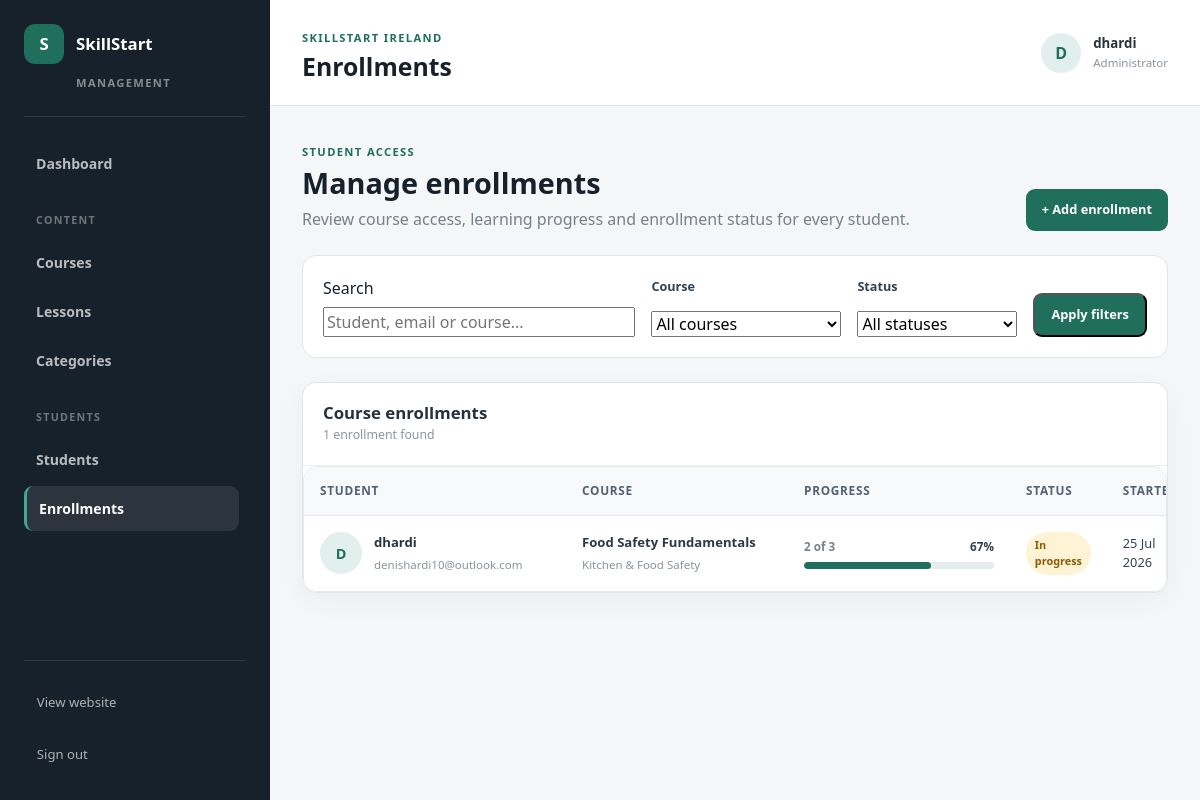
The page /management/enrollments/ (signed in) on the database as committed earlier.
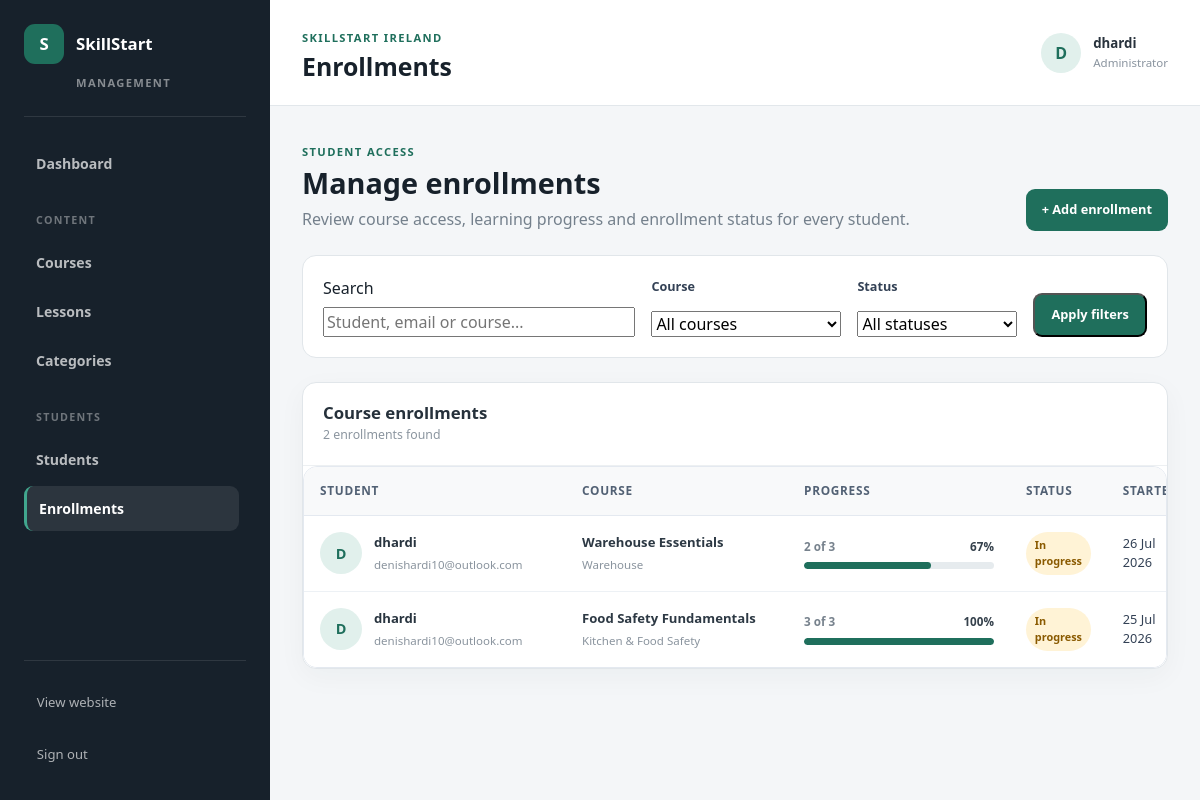
The same page on the database as committed later.
### accounts/models.py (models this page shows, shortened)
class Enrollment(models.Model):
    user = models.ForeignKey(
        settings.AUTH_USER_MODEL,
        on_delete=models.CASCADE,
        related_name="enrollments",
    )
    course = models.ForeignKey(
        Course,
        on_delete=models.CASCADE,
        related_name="enrollments",
    )
    started_at = models.DateTimeField(
        auto_now_add=True,
    )
    completed_at = models.DateTimeField(
        blank=True,
        null=True,
    )
    is_completed = models.BooleanField(
        default=False,
    )
    class Meta:
        ordering = ["-started_at"]
        constraints = [
            models.UniqueConstraint(
                fields=["user", "course"],
                name="unique_user_course_enrollment",
            ),
        ]

### courses/models.py (models this page shows, shortened)
class Course(models.Model):
    category = models.ForeignKey(
        Category,
        on_delete=models.CASCADE,
        related_name="courses",
    )
    title = models.CharField(
        max_length=150,
    )
    description = models.TextField()
    slug = models.SlugField(
        max_length=170,
        unique=True,
    )
    image = models.ImageField(
        upload_to="courses/",
        blank=True,
        null=True,
    )
    is_free = models.BooleanField(
        default=True,
    )
    price = models.DecimalField(
        max_digits=8,
        decimal_places=2,
        default=0,
    )
    currency = models.CharField(
        max_length=3,
        default="EUR",
    )
    is_published = models.BooleanField(
        default=False,
    )
    created_at = models.DateTimeField(
        auto_now_add=True,
    )

class Category(models.Model):
    name = models.CharField(max_length=100)
    description = models.TextField(blank=True)
    slug = models.SlugField(max_length=120, unique=True)
    class Meta:
        verbose_name_plural = "Categories"

### admin_dashboard/views.py (the view, shortened to what this page needs)
@staff_member_required
def enrollment_list(request):
    search_query = request.GET.get(
        "search",
        "",
    ).strip()
    selected_course = request.GET.get(
        "course",
        "",
    ).strip()
    selected_status = request.GET.get(
        "status",
        "",
    ).strip()
    enrollments = list(
        Enrollment.objects
        .select_related(
            "user",
            "course",
            "course__category",
        )
        .order_by("-started_at")
    )
    if selected_course:
        enrollments = [
            enrollment
            for enrollment in enrollments
            if enrollment.course.slug == selected_course
        ]
    if selected_status == "completed":
        enrollments = [
            enrollment
            for enrollment in enrollments
            if enrollment.is_completed
        ]
    elif selected_status == "in_progress":
        enrollments = [
            enrollment
            for enrollment in enrollments
            if not enrollment.is_completed
        ]
    for enrollment in enrollments:
        total_lessons = (
            enrollment.course.lessons
            .filter(
                is_published=True,
            )
            .count()
        )
        completed_lessons = (
            LessonProgress.objects
            .filter(
                enrollment=enrollment,
                completed=True,
                lesson__is_published=True,
            )
            .count()
        )
        if total_lessons > 0:
            progress_percentage = round(
                completed_lessons
                / total_lessons
                * 100
            )
        else:
            progress_percentage = 0
        enrollment.total_lessons = total_lessons
        enrollment.completed_lessons = (
            completed_lessons
        )
        enrollment.progress_percentage = (
            progress_percentage
        )
    courses = (
        Course.objects
        .order_by("title")
    )
    context = {
        "enrollments": enrollments,
        "courses": courses,
        "search_query": search_query,
        "selected_course": selected_course,
        "selected_status": selected_status,
        "filtered_enrollment_count": len(
            enrollments
        ),
    }
    return render(
        request,
        "admin_dashboard/enrollment_list.html",
        context,
    )

### admin_dashboard/templates/admin_dashboard/enrollment_list.html (shortened to what the changed rows need)
{% extends "admin_dashboard/base_admin.html" %}
{% block page_title %}
    Enrollments
{% endblock %}
{% block management_content %}
<section class="management-page-heading">
    <div>
        <h2>
            Manage enrollments
        </h2>
    </div>
</section>
<section class="management-list-section">
    <div class="management-list-heading">
        <div>
            <h3>
                Course enrollments
            </h3>
            <p>
                {{ filtered_enrollment_count }}
                enrollment{{ filtered_enrollment_count|pluralize }}
                found
            </p>
        </div>
    </div>
    {% if enrollments %}
        <div class="management-table-wrapper">
            <table
                class="
                    management-table
                    management-enrollment-table
                "
            >
                <thead>
                    <tr>
                        <th>
                            Student
                        </th>
                        <th>
                            Course
                        </th>
                        <th>
                            Progress
                        </th>
                        <th>
                            Status
                        </th>
                        <th>
                            Started
                        </th>
                    </tr>
                </thead>
                <tbody>
                    {% for enrollment in enrollments %}
                        <tr>
                            <td>
                                <div class="management-student-cell">
                                    <div class="management-student-avatar">
                                        {{ enrollment.user.username|first|upper }}
                                    </div>
                                    <div>
                                        <strong>
                                            {% if enrollment.user.get_full_name %}
                                                {{ enrollment.user.get_full_name }}
                                            {% else %}
                                                {{ enrollment.user.username }}
                                            {% endif %}
                                        </strong>
                                        <span>
                                            {{ enrollment.user.email|default:"No email" }}
                                        </span>
                                    </div>
                                </div>
                            </td>
                            <td>
                                <div class="management-enrollment-course-cell">
                                    <strong>
                                        {{ enrollment.course.title }}
                                    </strong>
                                    <span>
                                        {{ enrollment.course.category.name }}
                                    </span>
                                </div>
                            </td>
                            <td>
                                <div class="management-table-progress">
                                    <div class="management-progress-heading">
                                        <span>
                                            {{ enrollment.completed_lessons }}
                                            of
                                            {{ enrollment.total_lessons }}
                                        </span>
                                        <strong>
                                            {{ enrollment.progress_percentage }}%
                                        </strong>
                                    </div>
                                    <div class="management-progress-track">
                                        <div
                                            class="management-progress-fill"
                                            style="width: {{ enrollment.progress_percentage }}%;"
                                        ></div>
                                    </div>
                                </div>
                            </td>
                            <td>
                                {% if enrollment.is_completed %}
                                    <span
                                        class="
                                            management-status
                                            management-status-published
                                        "
                                    >
                                        Completed
                                    </span>
                                {% else %}
                                    <span
                                        class="
                                            management-status
                                            management-status-paid
                                        "
                                    >
                                        In progress
                                    </span>
                                {% endif %}
                            </td>
                            <td>
                                {{ enrollment.started_at|date:"d M Y" }}
                            </td>
                        </tr>
                    {% endfor %}
                </tbody>
            </table>
        </div>
    {% endif %}
</section>
{% endblock %}

Rows that differ between the two databases and show on the page:
added Enrollment: user.username|first "D", user.username "dhardi", user.email "denishardi10@outlook.com", course "Warehouse Essentials", course.category.name "Warehouse", completed_lessons "2", total_lessons "3", progress_percentage "67", is_completed "In progress", started_at "26 Jul 2026"
computed for Enrollment "25 Jul 2026": completed_lessons "2" → "3"; progress_percentage "67" → "100"; {{ enrollment.progress_percentage }} 67 → 100 (drawn)
Other text that changed with them:
{{ filtered_enrollment_count }}: "1" → "2"
